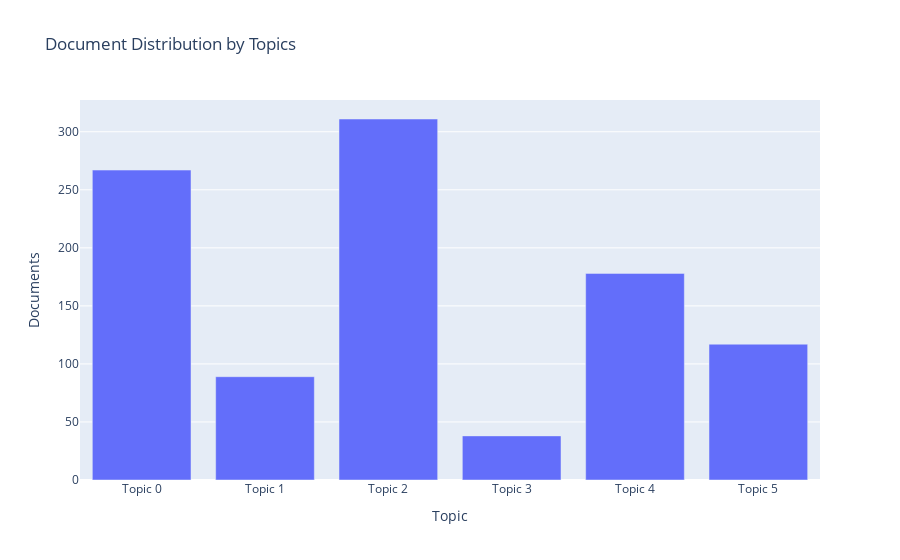

Write notebook code for a chart like this one.
### Markdown cell above
## Topic Distribution

### Code cell
plot_model(lda2, plot = 'topic_distribution')

### Figure 1 — Plotly figure (JSON) as saved in the notebook; plotly's stock layout.template omitted (floating-point values rounded to 4 significant figures)
{"data": [{"alignmentgroup": "True", "customdata": [["work, use, cable, br, speaker, device, charge, great, well, buy"], ["buy, br, get, use, work, need, well, would, good, battery"], ["sound, great, br, use, work, well, good, would, make, get"], ["use, exactly, look, work, plug, go, fit, tv, perfectly, station"], ["good, use, sound, headphone, work, quality, great, price, ear, get"], ["remote, work, use, product, good, well, would, issue, control, br"]], "hovertemplate": "Topic=%{x}<br>Documents=%{y}<br>Keyword=%{customdata[0]}<extra></extra>", "legendgroup": "", "marker": {"color": "#636efa"}, "name": "", "offsetgroup": "", "orientation": "v", "showlegend": false, "textposition": "auto", "type": "bar", "x": ["Topic 0", "Topic 1", "Topic 2", "Topic 3", "Topic 4", "Topic 5"], "xaxis": "x", "y": [267, 89, 311, 38, 178, 117], "yaxis": "y"}], "layout": {"barmode": "relative", "legend": {"tracegroupgap": 0}, "title": {"text": "Document Distribution by Topics"}, "xaxis": {"anchor": "y", "domain": [0, 1], "title": {"text": "Topic"}}, "yaxis": {"anchor": "x", "domain": [0, 1], "title": {"text": "Documents"}}}}
